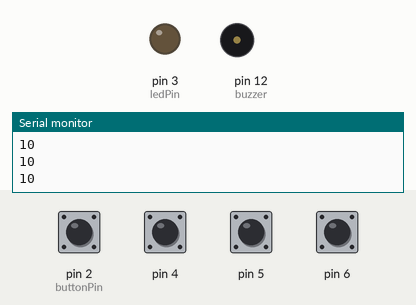
The sketch below on a simulated Arduino Uno, built with avr-gcc and run on an emulated ATmega328P. Shown: output pins drawn as LEDs (lit = HIGH), buzzer (waves = sounding), the last lines printed to the serial monitor. Inputs (shaded band) come from the test bench; at power-on: pin 2 (buttonPin), pin 4–6 HIGH.

Above: at 1.2 s.
1.3 s: pin 4 pulled LOW for 0.15 s
At 1.38 s:
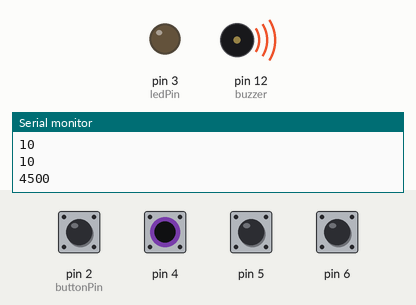
2.9 s: pin 2 (buttonPin) pulled LOW for 0.15 s
At 3.6 s:
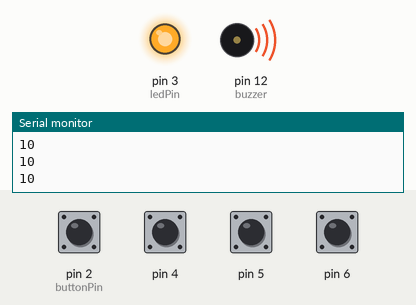
Timing chart, 0 to 20.5 s (numbered marks = the images above; inputs shaded):
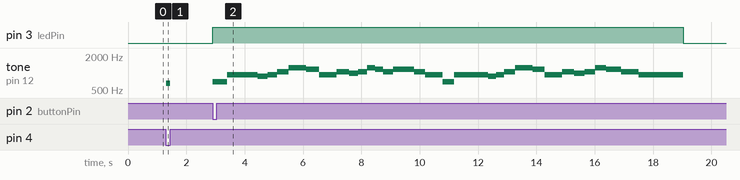

The sketch:

ArduinoClipPiano.ino
```cpp
#include <CapacitiveSensor.h>
#define DO 523.25
#define RE 587.33
#define MI 659.26
#define FA 698.46
#define SOL 783.99
#define LA 880
#define SI 987.77
#define RE2 1174.66
#define DO2 1062
#define DoS 554.37
#define RES 622.25
#define FAS 739.99
#define SOLS 830.61
#define FAS2 1479.98

int buzzer = 12;
const int buttonPin = 2;
const int ledPin = 3;


CapacitiveSensor   clip4 = CapacitiveSensor(8,4);
CapacitiveSensor   clip5 = CapacitiveSensor(8,5);
CapacitiveSensor   clip6 = CapacitiveSensor(8,6);


void athleticPlay(int buzzerPin){

  tone(buzzerPin, 698);
  delay(495);
  noTone(buzzerPin);

  tone(buzzerPin, 932);
  delay(600);
  noTone(buzzerPin);

  tone(buzzerPin, 932);
  delay(452);
  noTone(buzzerPin);

  tone(buzzerPin, 880);
  delay(339);
  noTone(buzzerPin);

  tone(buzzerPin, 932);
  delay(318);
  noTone(buzzerPin);

  tone(buzzerPin, 1047);
  delay(393);
  noTone(buzzerPin);

  tone(buzzerPin, 1245);
  delay(600);
  noTone(buzzerPin);

  tone(buzzerPin, 1175);
  delay(455);
  noTone(buzzerPin);

  tone(buzzerPin, 932);
  delay(600);
  noTone(buzzerPin);

  tone(buzzerPin, 1047);
  delay(420);
  noTone(buzzerPin);

  tone(buzzerPin, 988);
  delay(311);
  noTone(buzzerPin);

  tone(buzzerPin, 1047);
  delay(302);
  noTone(buzzerPin);

  tone(buzzerPin, 1245);
  delay(280);
  noTone(buzzerPin);

  tone(buzzerPin, 1175);
  delay(270);
  noTone(buzzerPin);

  tone(buzzerPin, 1047);
  delay(357);
  noTone(buzzerPin);

  tone(buzzerPin, 1175);
  delay(707);
  noTone(buzzerPin);

  tone(buzzerPin, 1047);
  delay(389);
  noTone(buzzerPin);

  tone(buzzerPin, 932);
  delay(600);
  noTone(buzzerPin);

  tone(buzzerPin, 698);
  delay(384);
  noTone(buzzerPin);

  tone(buzzerPin, 932);
  delay(800);
  noTone(buzzerPin);

  tone(buzzerPin, 932);
  delay(375);
  noTone(buzzerPin);

  tone(buzzerPin, 880);
  delay(275);
  noTone(buzzerPin);

  tone(buzzerPin, 932);
  delay(264);
  noTone(buzzerPin);

  tone(buzzerPin, 1047);
  delay(375);
  noTone(buzzerPin);

  tone(buzzerPin, 1245);
  delay(600);
  noTone(buzzerPin);

  tone(buzzerPin, 1175);
  delay(416);
  noTone(buzzerPin);

  tone(buzzerPin, 932);
  delay(600);
  noTone(buzzerPin);

  tone(buzzerPin, 1047);
  delay(420);
  noTone(buzzerPin);

  tone(buzzerPin, 988);
  delay(357);
  noTone(buzzerPin);

  tone(buzzerPin, 1047);
  delay(355);
  noTone(buzzerPin);

  tone(buzzerPin, 1245);
  delay(384);
  noTone(buzzerPin);

  tone(buzzerPin, 1175);
  delay(511);
  noTone(buzzerPin);

  tone(buzzerPin, 1047);
  delay(600);
  noTone(buzzerPin);

  tone(buzzerPin, 932);
  delay(1518);
  noTone(buzzerPin);
}

void setup()
{
  Serial.begin(9600);
  pinMode(buzzer, OUTPUT);
  pinMode(ledPin, OUTPUT);
  pinMode(buttonPin,INPUT_PULLUP);
}
void loop()
{

  long readClip4 = clip4.capacitiveSensor(30);
  long readClip5 = clip5.capacitiveSensor(30);
  long readClip6 = clip6.capacitiveSensor(30);


  if(readClip6 > 1000)
    tone(buzzer, DO);
  else if(readClip5 > 1000)
    tone(buzzer, RE);
  else if(readClip4 > 1000)
    tone(buzzer, MI);
  else
    noTone(buzzer);

  Serial.println(readClip6);
  Serial.println(readClip5);
  Serial.println(readClip4);
  if(digitalRead(buttonPin) == LOW){
    digitalWrite(ledPin, HIGH);
    athleticPlay(buzzer);
    digitalWrite(ledPin,LOW);
  }
}
```

Measured:
- after the input at 1.3 s, tone on pin 12 (buzzer): silent → 659 Hz at once, → silent 0.15 s later
- after the input at 2.9 s, pin 3 (ledPin): LOW → HIGH at once, → LOW 16.1 s later; tone on pin 12 (buzzer): plays 698 Hz for 0.50 s, 932 Hz for 1.1 s, 880 Hz for 0.34 s, 932 Hz for 0.32 s, 1047 Hz for 0.39 s, 1245 Hz for 0.60 s … (32 notes in this stretch), starting at once
